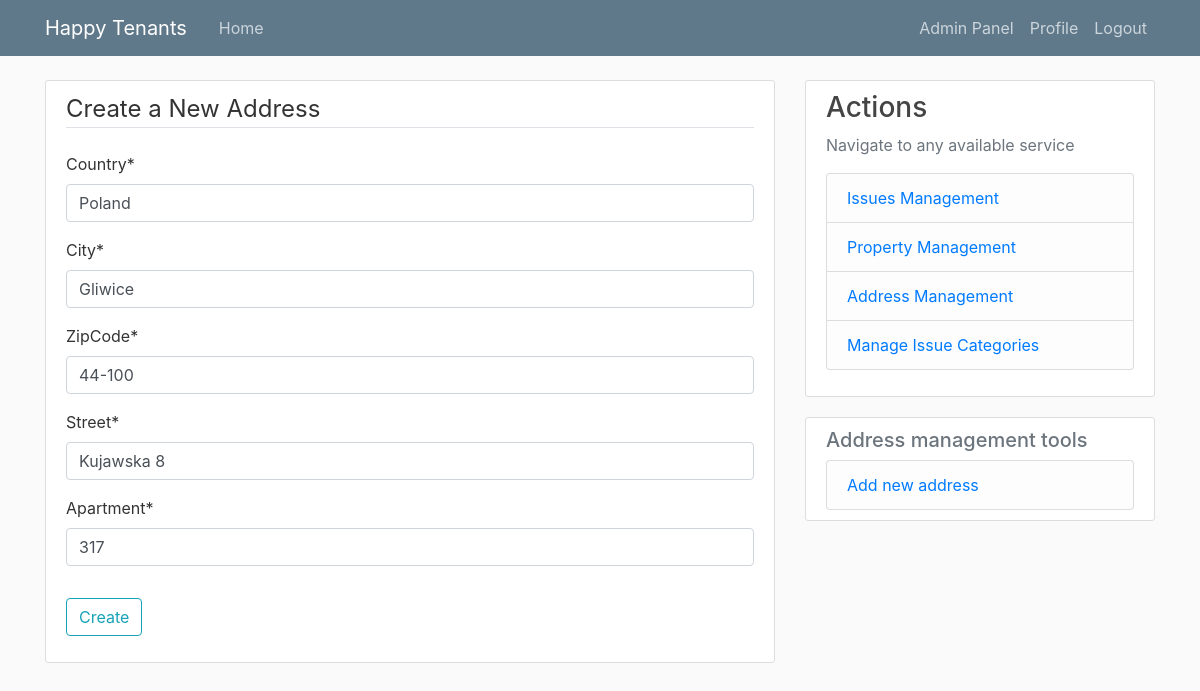
The app's page /addresses/2/edit (signed in) with its own data.
### tenant_mgmt/models.py (models this page shows, shortened)
class Address(models.Model):
    street = models.CharField(max_length=50, null=False)
    apartment = models.CharField(max_length=10, null=False)
    city = models.CharField(max_length=50, null=False)
    zipCode = models.CharField(max_length=15, null=False)
    country = models.CharField(max_length=50, null=False)
    dateAdded = models.DateTimeField(auto_now_add=True)

### tenant_mgmt/views.py (the view)
# urls.py: path('addresses/<int:pk>/edit', AddressUpdateView.as_view(), name='addressEdit'),
@method_decorator([login_required, manager_requred], name='dispatch')
class AddressUpdateView(CustomUpdateView):
    model = Address
    fields = ['country', 'city', 'zipCode', 'street', 'apartment']
    template_name = 'tnt_mgmt/address/form.html'

### tenant_mgmt/templatetags/extra_filters.py (called while the page is built)
@register.filter(name='has_groups')
def has_groups(user, group_names):
    groups = list(group_names.split('|'))
    userGroups = user.groups.all()
    for groupName in groups:
        group = Group.objects.get(name=groupName)
        if group in userGroups:
            return True
    return False

@register.filter(name='is_active')
def is_active(user):
    return len(user.groups.all()) > 0

### tenant_mgmt/views.py (called while the page is built)
    def get_context_data(self, **kwargs):
        context = super().get_context_data(**kwargs)
        context['update'] = True
        return context

### tenant_mgmt/templates/tnt_mgmt/address/form.html (shortened to what this page needs)
{% extends "./base.html" %}
{% load crispy_forms_tags %}
{% block content %}
    <div class="content-section">
        <form method="POST">
            <fieldset class="form-group">
                <legend class="border-bottom mb-4">Create a New Address</legend>
                {{ form|crispy }}
            </fieldset>
            <div class="form-group">
                <button class="btn btn-outline-info" type="submit">Create</button>
            </div>
        </form>
    </div>
{% endblock content %}

### tenant_mgmt/static/tnt_mgmt/base.css (style rules this page uses)
body { background: #fafafa; color: #333333; margin-top: 5rem; }
.content-section { background: #ffffff; padding: 10px 20px; border: 1px solid #dddddd; border-radius: 3px; margin-bottom: 20px; }

### records on screen
Address: country "Poland", city "Gliwice", zipCode "44-100", street "Kujawska 8", apartment "317"
